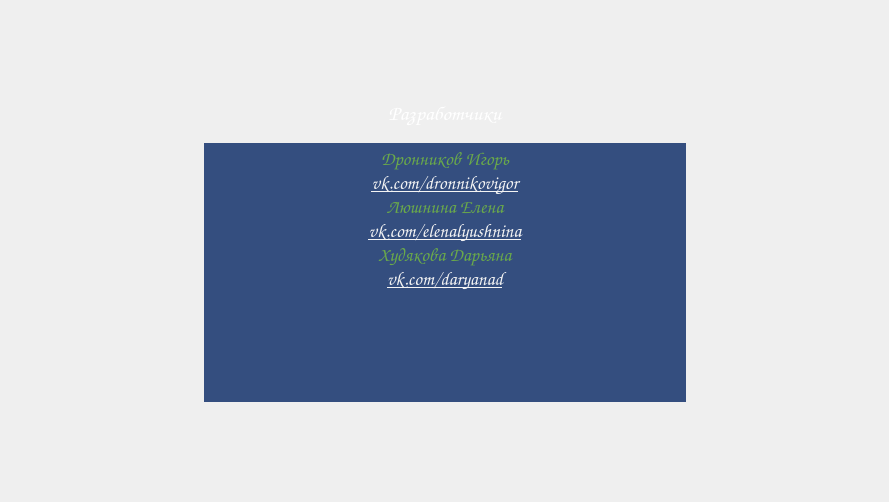
      <widget class="QWidget" name="pageCreators">
       <layout class="QHBoxLayout" name="horizontalLayout_7">
        <item>
         <spacer name="horizontalSpacer_21">
          <property name="orientation">
           <enum>Qt::Horizontal</enum>
          </property>
          <property name="sizeHint" stdset="0">
           <size>
            <width>184</width>
            <height>20</height>
           </size>
          </property>
         </spacer>
        </item>
        <item>
         <layout class="QVBoxLayout" name="verticalLayout_16">
          <item>
           <spacer name="verticalSpacer_37">
            <property name="orientation">
             <enum>Qt::Vertical</enum>
            </property>
            <property name="sizeHint" stdset="0">
             <size>
              <width>20</width>
              <height>40</height>
             </size>
            </property>
           </spacer>
          </item>
          <item>
           <widget class="QWidget" name="widgetCreators" native="true">
            <property name="minimumSize">
             <size>
              <width>500</width>
              <height>400</height>
             </size>
            </property>
            <property name="maximumSize">
             <size>
              <width>500</width>
              <height>400</height>
             </size>
            </property>
            <property name="autoFillBackground">
             <bool>false</bool>
            </property>
            <layout class="QGridLayout" name="gridLayout_3">
             <item row="4" column="0">
              <widget class="QTextBrowser" name="textBrowser">
               <property name="font">
                <font>
                 <family>Comic Sans MS</family>
                 <pointsize>14</pointsize>
                </font>
               </property>
               <property name="autoFillBackground">
                <bool>false</bool>
               </property>
               <property name="styleSheet">
                <string notr="true">background-color: rgb(52, 78, 127);</string>
               </property>
               <property name="frameShape">
                <enum>QFrame::NoFrame</enum>
               </property>
               <property name="lineWidth">
                <number>0</number>
               </property>
               <property name="verticalScrollBarPolicy">
                <enum>Qt::ScrollBarAlwaysOff</enum>
               </property>
               <property name="html">
                <string>&lt;!DOCTYPE HTML PUBLIC &quot;-//W3C//DTD HTML 4.0//EN&quot; &quot;http://www.w3.org/TR/REC-html40/strict.dtd&quot;&gt;
&lt;html&gt;&lt;head&gt;&lt;meta name=&quot;qrichtext&quot; content=&quot;1&quot; /&gt;&lt;style type=&quot;text/css&quot;&gt;
p, li { white-space: pre-wrap; }
&lt;/style&gt;&lt;/head&gt;&lt;body style=&quot; font-family:'Comic Sans MS'; font-size:14pt; font-weight:400; font-style:normal;&quot;&gt;
&lt;p align=&quot;center&quot; style=&quot; margin-top:0px; margin-bottom:0px; margin-left:0px; margin-right:0px; -qt-block-indent:0; text-indent:0px;&quot;&gt;&lt;span style=&quot; color:#6aaa49;&quot;&gt;Дронников Игорь&lt;/span&gt;&lt;/p&gt;
&lt;p align=&quot;center&quot; style=&quot; margin-top:0px; margin-bottom:0px; margin-left:0px; margin-right:0px; -qt-block-indent:0; text-indent:0px;&quot;&gt;&lt;a href=&quot;https://vk.com/dronnikovigor&quot;&gt;&lt;span style=&quot; text-decoration: underline; color:#f4f4f4;&quot;&gt;vk.com/dronnikovigor&lt;/span&gt;&lt;/a&gt;&lt;/p&gt;
&lt;p align=&quot;center&quot; style=&quot; margin-top:0px; margin-bottom:0px; margin-left:0px; margin-right:0px; -qt-block-indent:0; text-indent:0px;&quot;&gt;&lt;span style=&quot; color:#6aaa49;&quot;&gt;Люшнина Елена&lt;/span&gt;&lt;/p&gt;
&lt;p align=&quot;center&quot; style=&quot; margin-top:0px; margin-bottom:0px; margin-left:0px; margin-right:0px; -qt-block-indent:0; text-indent:0px;&quot;&gt;&lt;a href=&quot;https://vk.com/elenalyushnina&quot;&gt;&lt;span style=&quot; text-decoration: underline; color:#f4f4f4;&quot;&gt;vk.com/elenalyushnina&lt;/span&gt;&lt;/a&gt;&lt;/p&gt;
&lt;p align=&quot;center&quot; style=&quot; margin-top:0px; margin-bottom:0px; margin-left:0px; margin-right:0px; -qt-block-indent:0; text-indent:0px;&quot;&gt;&lt;span style=&quot; color:#6aaa49;&quot;&gt;Худякова Дарьяна&lt;/span&gt;&lt;/p&gt;
&lt;p align=&quot;center&quot; style=&quot; margin-top:0px; margin-bottom:0px; margin-left:0px; margin-right:0px; -qt-block-indent:0; text-indent:0px;&quot;&gt;&lt;a href=&quot;https://vk.com/daryanad&quot;&gt;&lt;span style=&quot; text-decoration: underline; color:#f4f4f4;&quot;&gt;vk.com/daryanad&lt;/span&gt;&lt;/a&gt;&lt;/p&gt;&lt;/body&gt;&lt;/html&gt;</string>
               </property>
               <property name="openExternalLinks">
                <bool>true</bool>
               </property>
              </widget>
             </item>
             <item row="2" column="0">
              <widget class="QLabel" name="label_9">
               <property name="font">
                <font>
                 <family>Comic Sans MS</family>
                 <pointsize>16</pointsize>
                 <strikeout>false</strikeout>
                 <kerning>true</kerning>
                </font>
               </property>
               <property name="cursor">
                <cursorShape>ArrowCursor</cursorShape>
               </property>
               <property name="autoFillBackground">
                <bool>false</bool>
               </property>
               <property name="text">
                <string>&lt;html&gt;&lt;head/&gt;&lt;body&gt;&lt;p align=&quot;center&quot;&gt;&lt;span style=&quot; color:#ffffff;&quot;&gt;Разработчики&lt;/span&gt;&lt;/p&gt;&lt;/body&gt;&lt;/html&gt;</string>
               </property>
               <property name="textFormat">
                <enum>Qt::AutoText</enum>
               </property>
               <property name="alignment">
                <set>Qt::AlignCenter</set>
               </property>
              </widget>
             </item>
             <item row="1" column="0">
              <spacer name="verticalSpacer_38">
               <property name="orientation">
                <enum>Qt::Vertical</enum>
               </property>
               <property name="sizeType">
                <enum>QSizePolicy::Maximum</enum>
               </property>
               <property name="sizeHint" stdset="0">
                <size>
                 <width>10</width>
                 <height>40</height>
                </size>
               </property>
              </spacer>
             </item>
             <item row="5" column="0">
              <spacer name="verticalSpacer_39">
               <property name="orientation">
                <enum>Qt::Vertical</enum>
               </property>
               <property name="sizeType">
                <enum>QSizePolicy::Maximum</enum>
               </property>
               <property name="sizeHint" stdset="0">
                <size>
                 <width>20</width>
                 <height>40</height>
                </size>
               </property>
              </spacer>
             </item>
             <item row="3" column="0">
              <spacer name="verticalSpacer_3">
               <property name="orientation">
                <enum>Qt::Vertical</enum>
               </property>
               <property name="sizeType">
                <enum>QSizePolicy::Fixed</enum>
               </property>
               <property name="sizeHint" stdset="0">
                <size>
                 <width>20</width>
                 <height>10</height>
                </size>
               </property>
              </spacer>
             </item>
            </layout>
           </widget>
          </item>
          <item>
           <spacer name="verticalSpacer_42">
            <property name="orientation">
             <enum>Qt::Vertical</enum>
            </property>
            <property name="sizeHint" stdset="0">
             <size>
              <width>20</width>
              <height>40</height>
             </size>
            </property>
           </spacer>
          </item>
         </layout>
        </item>
        <item>
         <spacer name="horizontalSpacer_22">
          <property name="orientation">
           <enum>Qt::Horizontal</enum>
          </property>
          <property name="sizeHint" stdset="0">
           <size>
            <width>183</width>
            <height>20</height>
           </size>
          </property>
         </spacer>
        </item>
       </layout>
      </widget>
